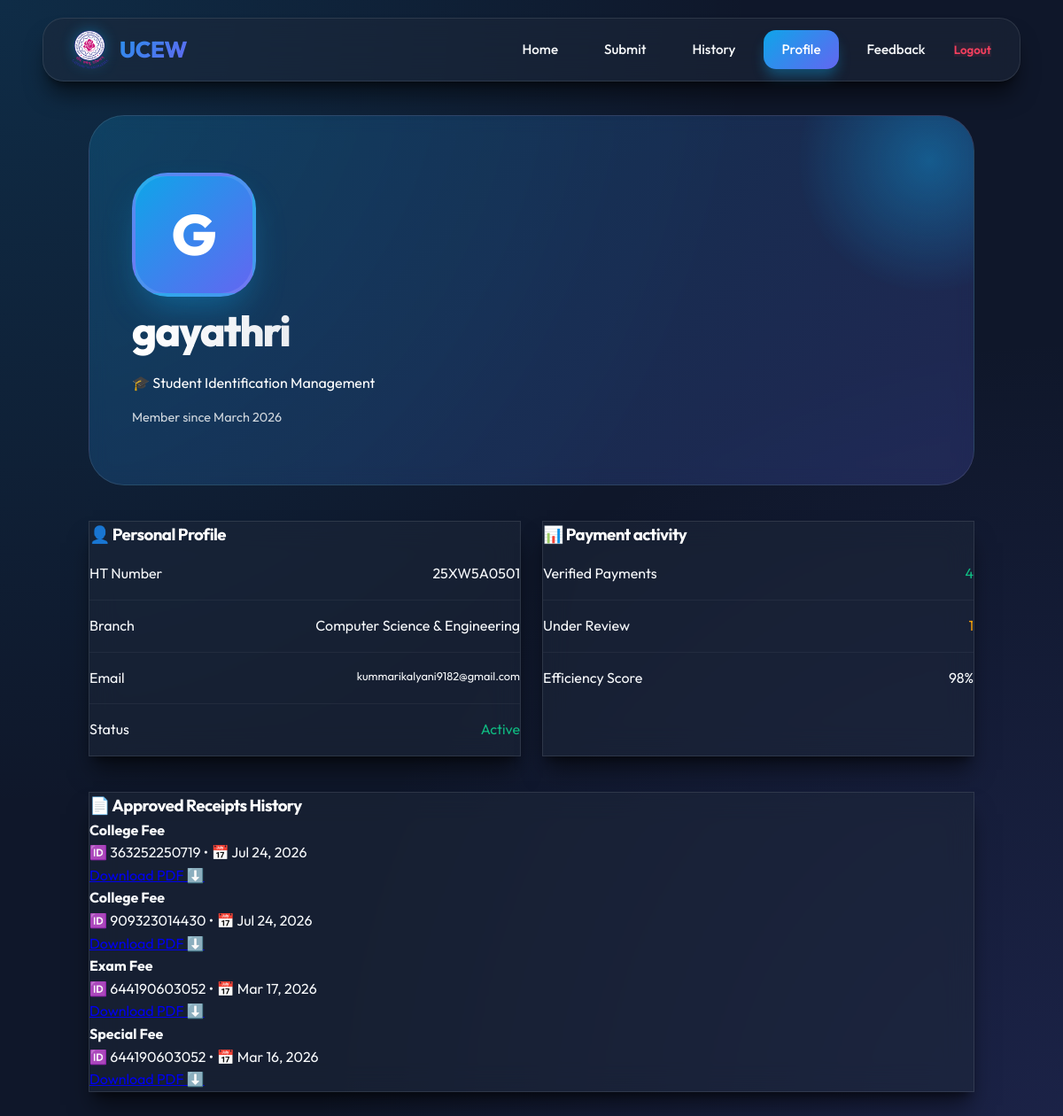
The app's page /profile/ (signed in) with its own data.
### fee/models_student_profile.py (models this page shows, shortened)
class StudentProfile(models.Model):
    REGULATIONS = [
        ('r18', 'R18'),
        ('r22', 'R22'),
        ('r25', 'R25'),
    ]
    ACADEMIC_YEARS = [
        ('1', '1st Year'),
        ('2', '2nd Year'),
        ('3', '3rd Year'),
        ('4', '4th Year'),
    ]
    BRANCH_CHOICES = [
        ('CSE', 'Computer Science & Engineering'),
        ('CSM', 'CSE (AI & ML)'),
        ('ECE', 'Electronics & Communication'),
        ('CIVIL', 'Civil Engineering'),
        ('MECH', 'Mechanical Engineering'),
    ]
    user = models.OneToOneField(User, on_delete=models.CASCADE)
    hallticket_number = models.CharField(max_length=32, unique=True)
    regulation = models.CharField(max_length=10, choices=REGULATIONS, null=True, blank=True)
    branch = models.CharField(max_length=10, choices=BRANCH_CHOICES, null=True, blank=True)
    academic_year = models.CharField(max_length=10, choices=ACADEMIC_YEARS, null=True, blank=True)

### fee/models.py (models this page shows, shortened)
class Receipt(models.Model):
    FEE_TYPES = [
        ('college', 'College Fee'),
        ('special', 'Special Fee'),
        ('exam', 'Exam Fee'),
    ]
    STATUS_CHOICES = [
        ('pending', 'Pending Review'),
        ('approved', 'Approved'),
        ('rejected', 'Rejected'),
    ]
    student = models.ForeignKey(User, on_delete=models.CASCADE)
    fee_type = models.CharField(max_length=10, choices=FEE_TYPES)
    hallticket_number = models.CharField(max_length=32, null=True, blank=True)
    image = models.ImageField(upload_to='receipts/')
    extracted_text = models.TextField(blank=True)
    text_hash = models.CharField(max_length=64, blank=True)
    utr = models.CharField(max_length=64, blank=True)
    transaction_at = models.DateTimeField(null=True, blank=True)
    submitted_at = models.DateTimeField(auto_now_add=True)
    status = models.CharField(max_length=10, choices=STATUS_CHOICES, default='pending')
    rejection_reason = models.TextField(blank=True, null=True)
    processed_at = models.DateTimeField(null=True, blank=True)
    processed_by = models.ForeignKey(User, null=True, blank=True, on_delete=models.SET_NULL, related_name='processed_receipts')
    is_duplicate = models.BooleanField(default=False)
    duplicate_of = models.ForeignKey('self', null=True, blank=True, on_delete=models.SET_NULL)
    amount = models.PositiveIntegerField(null=True, blank=True)
    receiver_name = models.CharField(max_length=100, null=True, blank=True)
    bank_name = models.CharField(max_length=100, null=True, blank=True)
    bank_account_name = models.CharField(max_length=100, null=True, blank=True)
    transaction_id = models.CharField(max_length=64, null=True, blank=True)
    REGULATIONS = [
        ('r18', 'R18'),
        ('r22', 'R22'),
        ('r25', 'R25'),
    ]
    ACADEMIC_YEARS = [
        ('1', '1st Year'),
        ('2', '2nd Year'),
        ('3', '3rd Year'),
        ('4', '4th Year'),
    ]
    EXAM_CATEGORIES = [
        ('regular', 'Regular Exam'),
        ('supply', 'Supply Exam'),
    ]
    BRANCH_CHOICES = [
        ('CSE', 'Computer Science & Engineering'),
        ('CSM', 'CSE (AI & ML)'),
        ('ECE', 'Electronics & Communication'),
        ('CIVIL', 'Civil Engineering'),
        ('MECH', 'Mechanical Engineering'),
    ]
    regulation = models.CharField(max_length=10, choices=REGULATIONS, null=True, blank=True)
    branch = models.CharField(max_length=10, choices=BRANCH_CHOICES, null=True, blank=True)
    academic_year = models.CharField(max_length=10, choices=ACADEMIC_YEARS, null=True, blank=True)
    exam_category = models.CharField(max_length=10, choices=EXAM_CATEGORIES, null=True, blank=True)
    exam_details = models.CharField(max_length=100, null=True, blank=True)

### fee/views.py (the view)
# urls.py: path('profile/', views.student_profile, name='student_profile'),
@login_required
def student_profile(request):
    if request.user.is_superuser:
        return redirect('admin_dashboard')
    profile = StudentProfile.objects.filter(user=request.user).first()
    receipts = Receipt.objects.filter(student=request.user)
    total_paid = receipts.filter(status='approved').count() # Current system tracks counts, but we can add amount later
    return render(request, 'fee/student_profile.html', {
        'profile': profile,
        'total_paid': total_paid,
        'approved_receipts': receipts.filter(status='approved').order_by('-processed_at'),
        'pending_receipts': receipts.filter(status='pending'),
    })

### fee/templates/fee/student_profile.html (shortened to what this page needs)
{% extends 'base.html' %}
{% block content %}
<div class="profile-container">
    <div class="profile-hero">
        <div class="profile-hero-content">
            <div class="profile-avatar-large shadow">
                {{ user.username|slice:":1"|upper }}
            </div>
            <div class="hero-text">
                <h1>{{ user.username }}</h1>
                <p>🎓 Student Identification Management</p>
                <div style="margin-top: 15px; font-size: 0.9rem; opacity: 0.8;">
                    Member since {{ user.date_joined|date:"F Y" }}
                </div>
            </div>
        </div>
    </div>
    <div class="stats-grid">
        <div class="profile-card-premium glass">
            <h3>👤 Personal Profile</h3>
            <div class="info-row">
                <span class="info-label-premium">HT Number</span>
                <span class="info-value-premium">{{ profile.hallticket_number }}</span>
            </div>
            <div class="info-row">
                <span class="info-label-premium">Branch</span>
                <span class="info-value-premium">{{ profile.get_branch_display|default:"N/A" }}</span>
            </div>
            <div class="info-row">
                <span class="info-label-premium">Email</span>
                <span class="info-value-premium" style="font-size: 0.8rem;">{{ user.email }}</span>
            </div>
            <div class="info-row">
                <span class="info-label-premium">Status</span>
                <span class="info-value-premium" style="color: var(--success);">Active</span>
            </div>
        </div>
        <div class="profile-card-premium glass">
            <h3>📊 Payment activity</h3>
            <div class="info-row">
                <span class="info-label-premium">Verified Payments</span>
                <span class="info-value-premium" style="color: var(--success);">{{ total_paid }}</span>
            </div>
            <div class="info-row">
                <span class="info-label-premium">Under Review</span>
                <span class="info-value-premium" style="color: var(--warning);">{{ pending_receipts.count }}</span>
            </div>
            <div class="info-row">
                <span class="info-label-premium">Efficiency Score</span>
                <span class="info-value-premium">98%</span>
            </div>
        </div>
    </div>
    <div class="history-card glass">
        <h3>📄 Approved Receipts History</h3>
        <div class="history-table">
            {% for r in approved_receipts %}
                <div class="receipt-row">
                    <div class="receipt-info">
                        <h4>{{ r.get_fee_type_display }}</h4>
                        <div class="receipt-meta">
                            <span>🆔 {{ r.utr }}</span> • <span>📅 {{ r.processed_at|date:"M d, Y" }}</span>
                        </div>
                    </div>
                    <a href="{% url 'download_receipt_pdf' r.id %}" class="btn-download-premium">
                        Download PDF ⬇️
                    </a>
                </div>
            {% empty %}
                <div style="text-align: center; padding: 40px; color: var(--text-muted);">
                    <div style="font-size: 3rem; margin-bottom: 10px;">📂</div>
                    <p>Your approved receipts will appear here.</p>
                </div>
            {% endfor %}
        </div>
    </div>
</div>
{% endblock %}

### templates/base.html (style rules this page uses)
:root { --primary: #0ea5e9; --primary-dark: #0284c7; --primary-glow: rgba(14, 165, 233, 0.4); --secondary: #6366f1; --secondary-dark: #4f46e5; --accent: #f43f5e; --accent-glow: rgba(244, 63, 94, 0.3); --success: #10b981; --danger: #ef4444; --warning: #f59e0b; --bg-body: #0f172a; --bg-card: rgba(30, 41, 59, 0.7); --bg-glass: rgba(30, 41, 59, 0.5); --border-glass: rgba(255, 255, 255, 0.1); --text-main: #f8fafc; --text-muted: #94a3b8; --text-on-primary: #ffffff; --shadow-premium: 0 20px 25px -5px rgb(0 0 0 / 0.5), 0 8px 10px -6px rgb(0 0 0 / 0.5); --glass-blur: 16px; --transition: all 0.4s cubic-bezier(0.4, 0, 0.2, 1); }
* { margin: 0; padding: 0; box-sizing: border-box; }
body { font-family: 'Outfit', sans-serif; background: var(--bg-body); background-image: radial-gradient(at 0% 0%, rgba(14, 165, 233, 0.15) 0px, transparent 50%), radial-gradient(at 100% 100%, rgba(99, 102, 241, 0.15) 0px, transparent 50%); color: var(--text-main); line-height: 1.6; min-height: 100vh; overflow-x: hidden; }
.glass { background: var(--bg-glass); backdrop-filter: blur(var(--glass-blur)); -webkit-backdrop-filter: blur(var(--glass-blur)); border: 1px solid var(--border-glass); box-shadow: var(--shadow-premium); }
h1, h2, h3 { font-weight: 700; letter-spacing: -0.03em; color: #fff; }

### fee/templates/fee/student_profile.html (style rules this page uses)
.profile-container { max-width: 1000px; margin: 0 auto; animation: slideUp 0.8s cubic-bezier(0.16, 1, 0.3, 1); }
.profile-hero { position: relative; background: linear-gradient(135deg, rgba(14, 165, 233, 0.2) 0%, rgba(99, 102, 241, 0.2) 100%); backdrop-filter: blur(10px); -webkit-backdrop-filter: blur(10px); border: 1px solid rgba(255, 255, 255, 0.1); padding: 64px 48px; border-radius: 40px; color: white; overflow: hidden; margin-bottom: 40px; }
.profile-hero::before { content: ''; position: absolute; top: -100px; right: -100px; width: 300px; height: 300px; background: radial-gradient(circle, var(--primary-glow), transparent 70%); z-index: -1; }
.profile-avatar-large { width: 140px; height: 140px; background: linear-gradient(135deg, var(--primary), var(--secondary)); border-radius: 40px; display: flex; align-items: center; justify-content: center; font-size: 4rem; font-weight: 800; box-shadow: 0 20px 40px -10px var(--primary-glow); border: 4px solid rgba(255, 255, 255, 0.1); }
.hero-text h1 { font-size: 3rem; font-weight: 800; margin-bottom: 8px; background: linear-gradient(to right, #fff, #94a3b8); -webkit-background-clip: text; background-clip: text; -webkit-text-fill-color: transparent; letter-spacing: -0.04em; }
.stats-grid { display: grid; grid-template-columns: repeat(auto-fit, minmax(300px, 1fr)); gap: 24px; margin-bottom: 40px; }
.info-row { display: flex; justify-content: space-between; padding: 16px 0; border-bottom: 1px solid rgba(255, 255, 255, 0.05); }
.info-row:last-child { border-bottom: none; }

### records on screen
StudentProfile: hallticket_number "25XW5A0501", branch "Computer Science & Engineering"
Receipt: fee_type "College Fee", utr "363252250719", processed_at "Jul 24, 2026"
Receipt: fee_type "College Fee", utr "909323014430", processed_at "Jul 24, 2026"
Receipt: fee_type "Exam Fee", utr "644190603052", processed_at "Mar 17, 2026"
Receipt: fee_type "Special Fee", utr "644190603052", processed_at "Mar 16, 2026"

### other values on screen
{{ user.username|slice:":1"|upper }} "G"
{{ user.username }} "gayathri"
{{ user.date_joined|date:"F Y" }} "March 2026"
{{ user.email }} "kummarikalyani9182@gmail.com"
{{ total_paid }} "4"
{{ pending_receipts.count }} "1"
